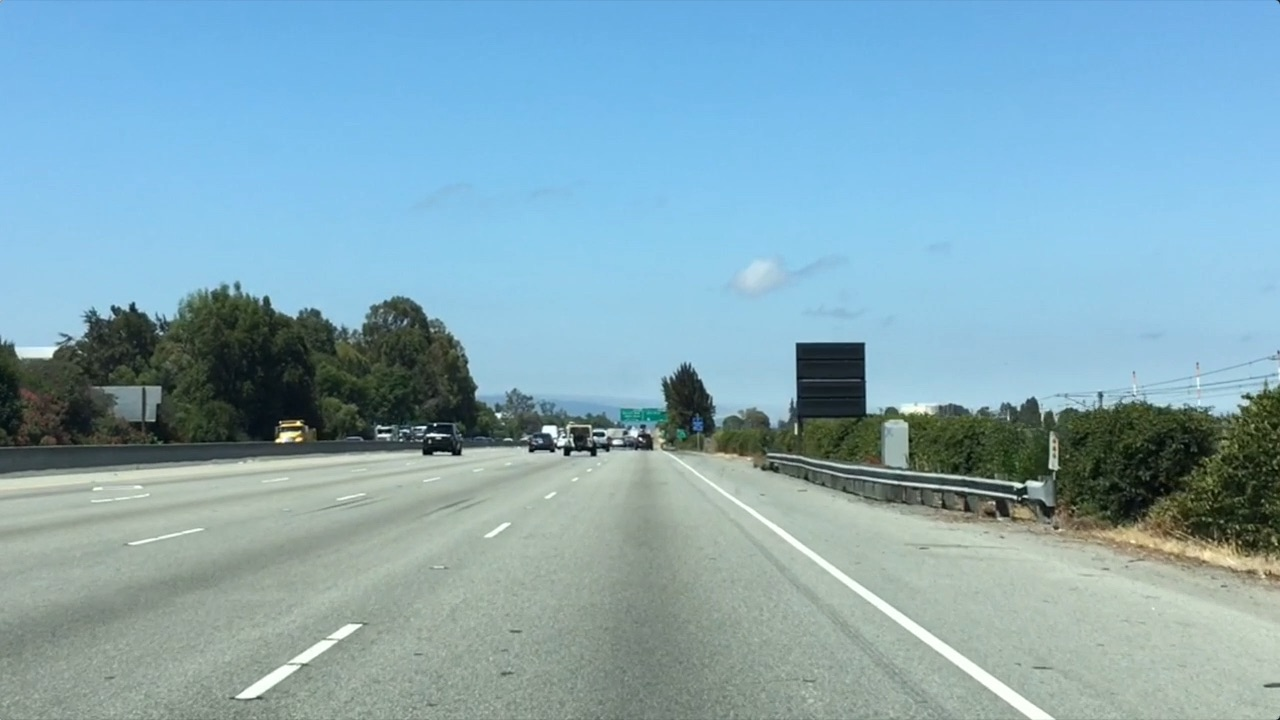
#> input picture test.jpg, 1280 x 720 px
$ jupyter execute Blog.ipynb   (shell and % lines are left out)
#> lines starting #> are read from the running program, lines starting #| are printed output that depends on the picture; after the words box and inside, x2 and y2 are one past the last pixel; in counts of white or black regions, pixels touching at a corner belong together
[cell 1]
import matplotlib.pyplot as plt
import matplotlib.image as mpimg
import numpy as np

image = (mpimg.imread('test.jpg')).astype('uint8')
#> image is the input picture: shape (720, 1280, 3); mean R, G, B 132, 168.5, 182.1
print('This image is: ',type(image),
         'with dimensions:', image.shape)
#| This image is:  <class 'numpy.ndarray'> with dimensions: (720, 1280, 3)

# Grab the x and y size and make a copy of the image
ysize = image.shape[0]
#> ysize = 720
xsize = image.shape[1]
#> xsize = 1280
color_select = np.copy(image)

# Define color selection criteria
###### MODIFY THESE VARIABLES TO MAKE YOUR COLOR SELECTION
red_threshold = 195
green_threshold = 195
blue_threshold = 195
######

rgb_threshold = [red_threshold, green_threshold, blue_threshold]

# Do a boolean or with the "|" character to identify
# pixels below the thresholds
thresholds = (image[:,:,0] < rgb_threshold[0]) \
            | (image[:,:,1] < rgb_threshold[1]) \
            | (image[:,:,2] < rgb_threshold[2])
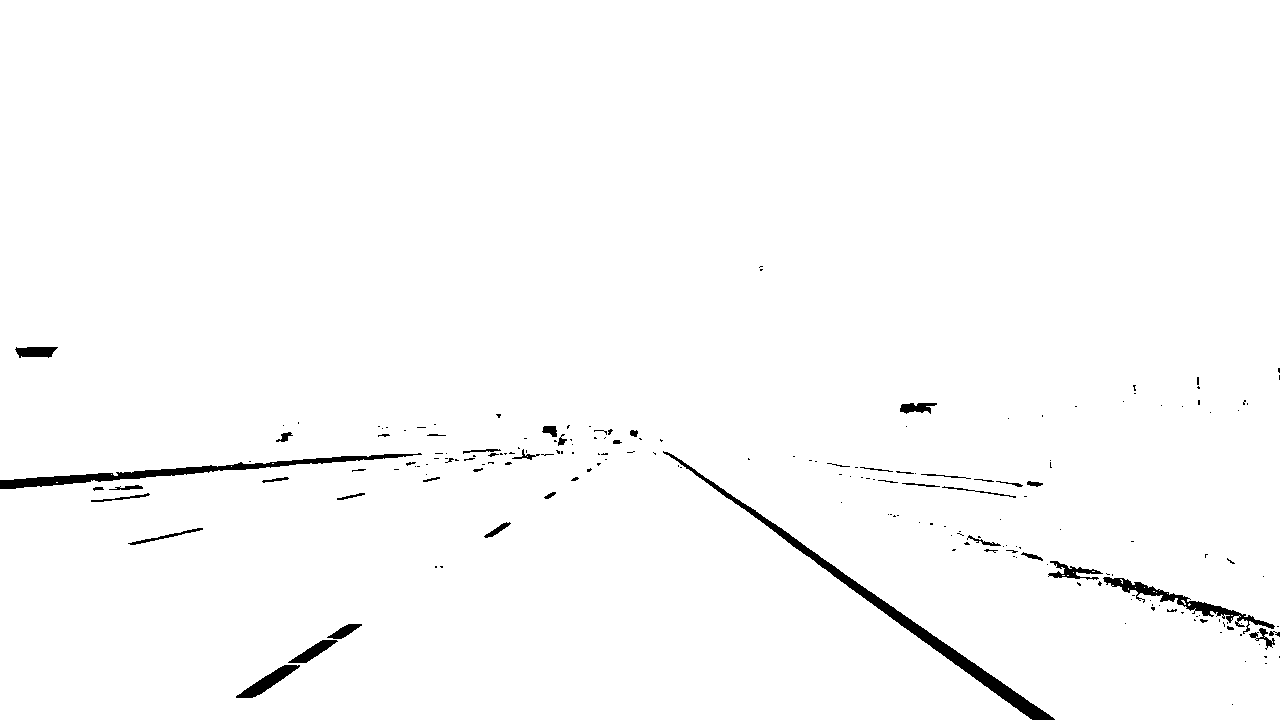
#> thresholds: shape (720, 1280) bool; 98.6% white; 198 black regions (149 under 20 px), largest, box (x1, y1, x2, y2) and area: (663, 451, 1055, 720) 3915, (0, 453, 422, 489) 2576, (1103, 577, 1275, 634) 1414
color_select[thresholds] = [0,0,0]
plt.imshow(color_select)
# Display the image
plt.imshow(color_select)

[cell 2]
import matplotlib.pyplot as plt
import matplotlib.image as mpimg
import numpy as np

# Read in the image and print out some stats
# Note: in the previous example we were reading a .jpg
# Here we read a .png and convert to 0,255 bytescale
image = mpimg.imread('test.jpg')

# Grab the x and y size and make a copy of the image
ysize = image.shape[0]
xsize = image.shape[1]
color_select = np.copy(image)
line_image = np.copy(image)

# Define color selection criteria
# MODIFY THESE VARIABLES TO MAKE YOUR COLOR SELECTION
red_threshold = 200
green_threshold = 200
blue_threshold = 200

rgb_threshold = [red_threshold, green_threshold, blue_threshold]

# Define the vertices of a triangular mask.
# Keep in mind the origin (x=0, y=0) is in the upper left
# MODIFY THESE VALUES TO ISOLATE THE REGION
# WHERE THE LANE LINES ARE IN THE IMAGE
left_bottom = [130, 719]
right_bottom = [1150, 719]
apex = [640, 400]

# Perform a linear fit (y=Ax+B) to each of the three sides of the triangle
# np.polyfit returns the coefficients [A, B] of the fit
fit_left = np.polyfit((left_bottom[0], apex[0]), (left_bottom[1], apex[1]), 1)
fit_right = np.polyfit((right_bottom[0], apex[0]), (right_bottom[1], apex[1]), 1)
fit_bottom = np.polyfit((left_bottom[0], right_bottom[0]), (left_bottom[1], right_bottom[1]), 1)


# Mask pixels below the threshold
color_thresholds = (image[:,:,0] < rgb_threshold[0]) | \
                    (image[:,:,1] < rgb_threshold[1]) | \
                    (image[:,:,2] < rgb_threshold[2])
#> color_thresholds: shape (720, 1280) bool; 99% white; 196 black regions (161 under 20 px), largest, box (x1, y1, x2, y2) and area: (663, 452, 1055, 720) 3799, (0, 473, 120, 486) 673, (236, 665, 300, 698) 665

# Find the region inside the lines
XX, YY = np.meshgrid(np.arange(0, xsize), np.arange(0, ysize))
region_thresholds = (YY > (XX*fit_left[0] + fit_left[1])) & \
                    (YY > (XX*fit_right[0] + fit_right[1])) & \
                    (YY < (XX*fit_bottom[0] + fit_bottom[1]))

# Mask color and region selection
color_select[color_thresholds | ~region_thresholds] = [0, 0, 0]
# Color pixels red where both color and region selections met
line_image[~color_thresholds & region_thresholds] = [255, 0, 0]
#> line_image: shape (720, 1280, 3); 0.59% of pixels changed, all inside (x1, y1, x2, y2) = (236, 430, 1054, 719)

# Display the image and show region and color selections
plt.imshow(image)
x = [left_bottom[0], right_bottom[0], apex[0], left_bottom[0]]
y = [left_bottom[1], right_bottom[1], apex[1], left_bottom[1]]
plt.plot(x, y, 'b--', lw=4)
plt.imshow(color_select)
plt.imshow(line_image)

[cell 3]
import matplotlib.pyplot as plt
import matplotlib.image as mpimg
import numpy as np
import cv2


image = mpimg.imread('test.jpg')
gray = cv2.cvtColor(image,cv2.COLOR_RGB2GRAY)
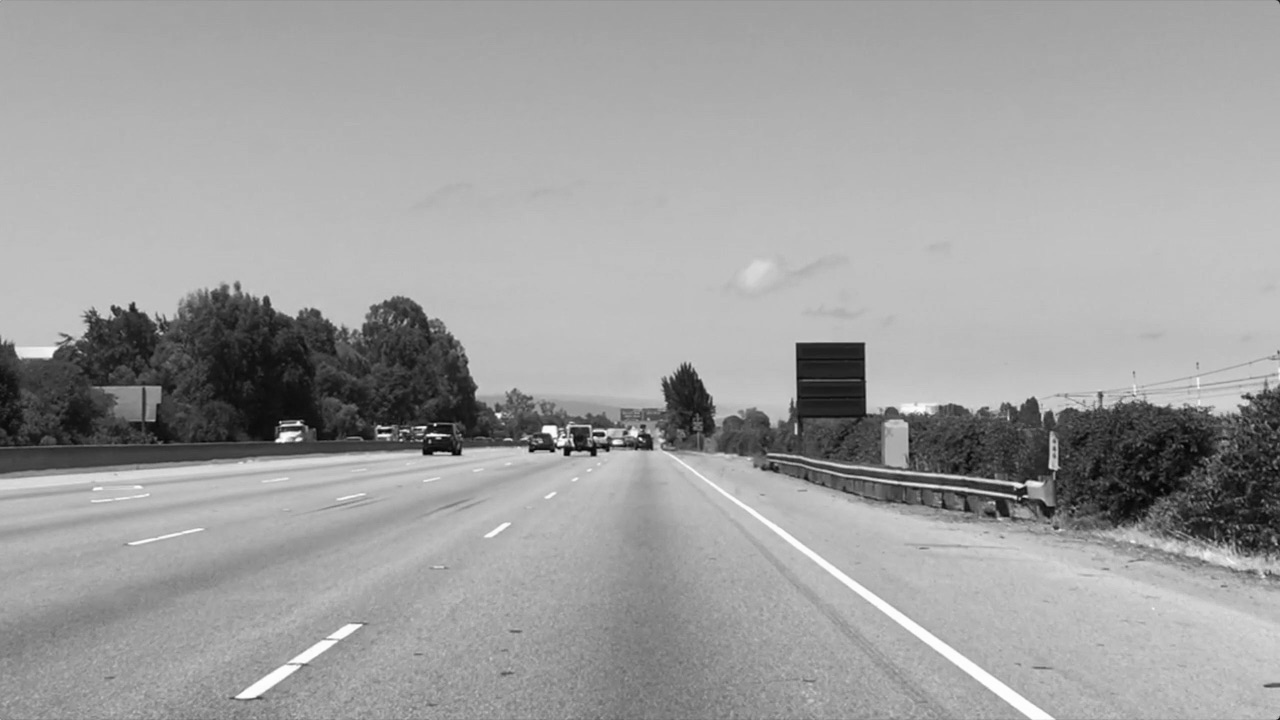
#> gray: shape (720, 1280); min 3, max 254, mean 159.1

# Define a kernel size for Gaussian smoothing / blurring
kernel_size = 5 # Must be an odd number (3, 5, 7...)
blur_gray = cv2.GaussianBlur(gray,(kernel_size, kernel_size),0)

# Define our parameters for Canny and run it
low_threshold = 50
high_threshold = 120
edges = cv2.Canny(blur_gray, low_threshold, high_threshold)
#> edges: shape (720, 1280); 2.6% white in thin lines or dots

# Display the image
plt.imshow(edges, cmap='Greys_r')

[cell 4]
import matplotlib.pyplot as plt
import matplotlib.image as mpimg
import numpy as np
import cv2


# Read in and grayscale the image
# Note: in the previous example we were reading a .jpg
# Here we read a .png and convert to 0,255 bytescale
image = mpimg.imread('test.jpg')
gray = cv2.cvtColor(image,cv2.COLOR_RGB2GRAY)

# Define a kernel size and apply Gaussian smoothing
kernel_size = 5
blur_gray = cv2.GaussianBlur(gray,(kernel_size, kernel_size),0)

# Define our parameters for Canny and apply
low_threshold = 50
high_threshold = 150
edges = cv2.Canny(blur_gray, low_threshold, high_threshold)
#> edges: shape (720, 1280); 2.2% white in thin lines or dots

# Next we'll create a masked edges image using cv2.fillPoly()
mask = np.zeros_like(edges)
ignore_mask_color = 255

# This time we are defining a four sided polygon to mask
imshape = image.shape
#> imshape = (720, 1280, 3)
vertices = np.array([[(0,imshape[0]),(450, 290), (490, 290), (imshape[1],imshape[0])]], dtype=np.int32)
cv2.fillPoly(mask, vertices, ignore_mask_color)
#> mask: shape (720, 1280); 30.8% white; 1 white region, box (x1, y1, x2, y2) and area: (1, 290, 1280, 720) 283990
masked_edges = cv2.bitwise_and(edges, mask)
#> masked_edges: shape (720, 1280); 0.67% white in thin lines or dots, all inside (x1, y1, x2, y2) = (104, 314, 1279, 720)

# Define the Hough transform parameters
# Make a blank the same size as our image to draw on
rho = 2 # distance resolution in pixels of the Hough grid
theta = np.pi/180 # angular resolution in radians of the Hough grid
threshold = 15     # minimum number of votes (intersections in Hough grid cell)
min_line_length = 40 #minimum number of pixels making up a line
max_line_gap = 20    # maximum gap in pixels between connectable line segments
line_image = np.copy(image)*0 # creating a blank to draw lines on
#> line_image: shape (720, 1280, 3); every value is 0

# Run Hough on edge detected image
# Output "lines" is an array containing endpoints of detected line segments
lines = cv2.HoughLinesP(masked_edges, rho, theta, threshold, np.array([]),
                            min_line_length, max_line_gap)
#> lines = 98 rows, first 6: [620, 416, 997, 680], [456, 448, 714, 439], [435, 438, 489, 436], [780, 536, 1030, 718], [542, 428, 713, 428], [621, 419, 825, 568]

# Iterate over the output "lines" and draw lines on a blank image
for line in lines:
    for x1,y1,x2,y2 in line:
        cv2.line(line_image,(x1,y1),(x2,y2),(255,0,0),10)
#> this loop made 98 passes
#> line on passes 1 to 12: [[620, 416, 997, 680]], [[456, 448, 714, 439]], [[435, 438, 489, 436]], [[780, 536, 1030, 718]], [[542, 428, 713, 428]], [[621, 419, 825, 568]], [[620, 415, 668, 448]], [[323, 440, 462, 423]], [[246, 703, 362, 625]], [[420, 425, 465, 429]], [[337, 429, 397, 425]], [[602, 412, 714, 414]]
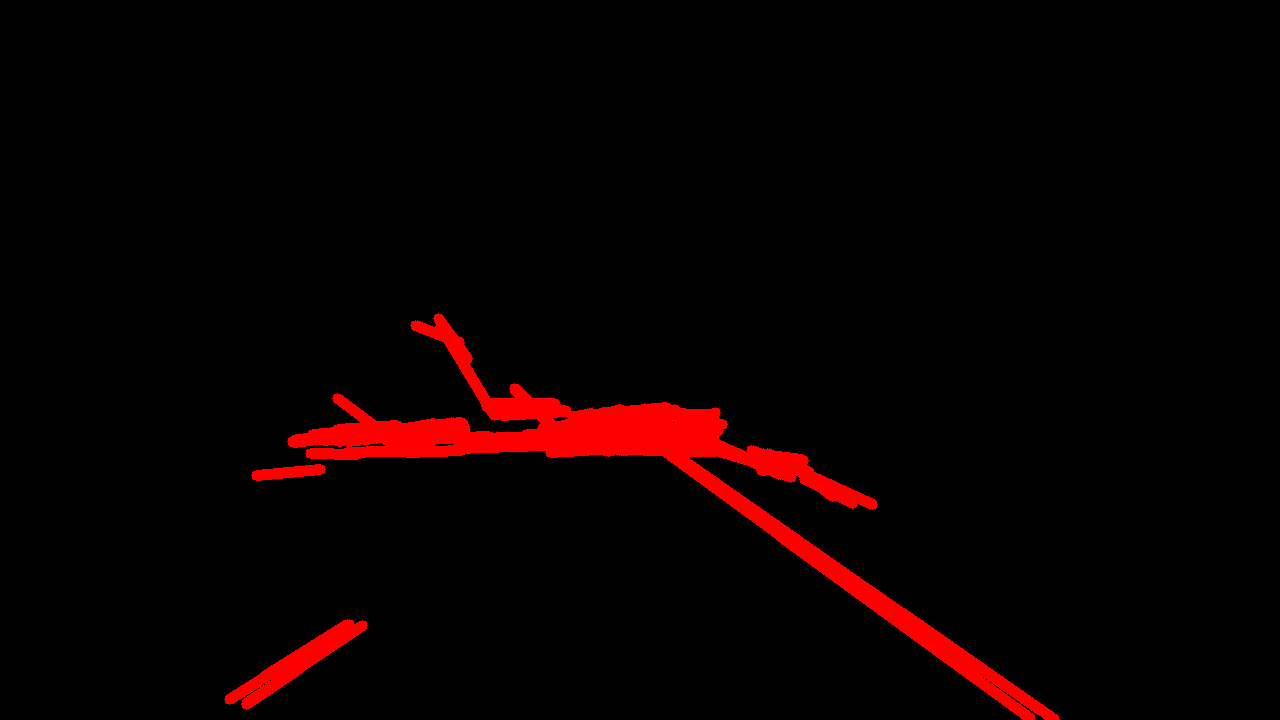
#> line_image: shape (720, 1280, 3); mean R, G, B 9.9, 0, 0

# Create a "color" binary image to combine with line image
color_edges = np.dstack((edges, edges, edges))
#> color_edges: shape (720, 1280, 3); 2.2% white in thin lines or dots

# Draw the lines on the edge image
lines_edges = cv2.addWeighted(color_edges, 0.8, line_image, 1, 0)
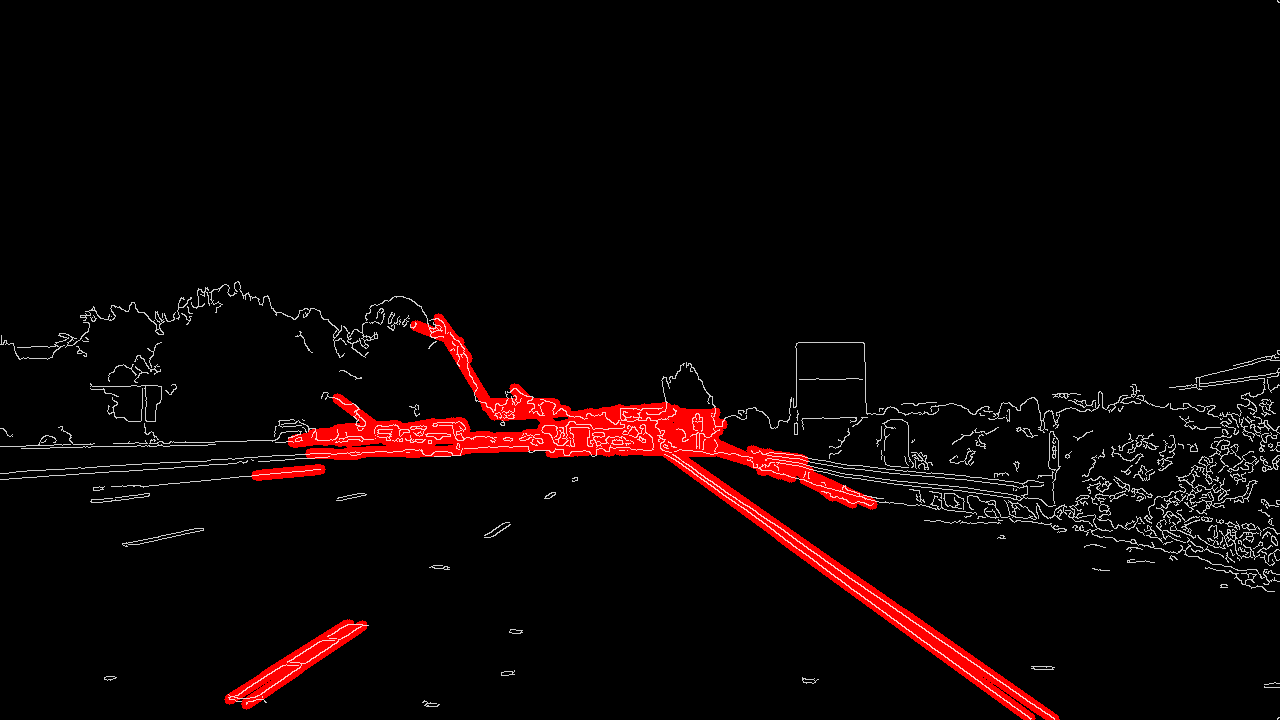
#> lines_edges: shape (720, 1280, 3); mean of channels 0, 1, 2 13.3, 4.5, 4.5; drawn as R, G, B
plt.imshow(lines_edges)

$ run again, with laneLines_thirdPass.jpg copied over test.jpg
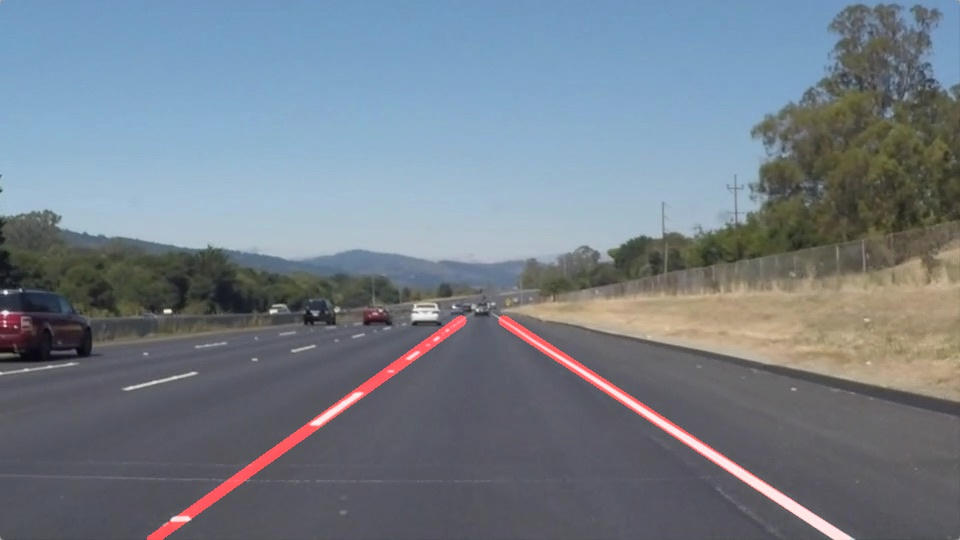
#> input picture laneLines_thirdPass.jpg, 960 x 540 px
#> image is the input picture: shape (540, 960, 3); mean R, G, B 116.1, 126, 136.5
#| This image is:  <class 'numpy.ndarray'> with dimensions: (540, 960, 3)
#> `thresholds = (image[:,:,0] < rgb_threshold[0]) \ | (image[:,:,1] < rgb..`:
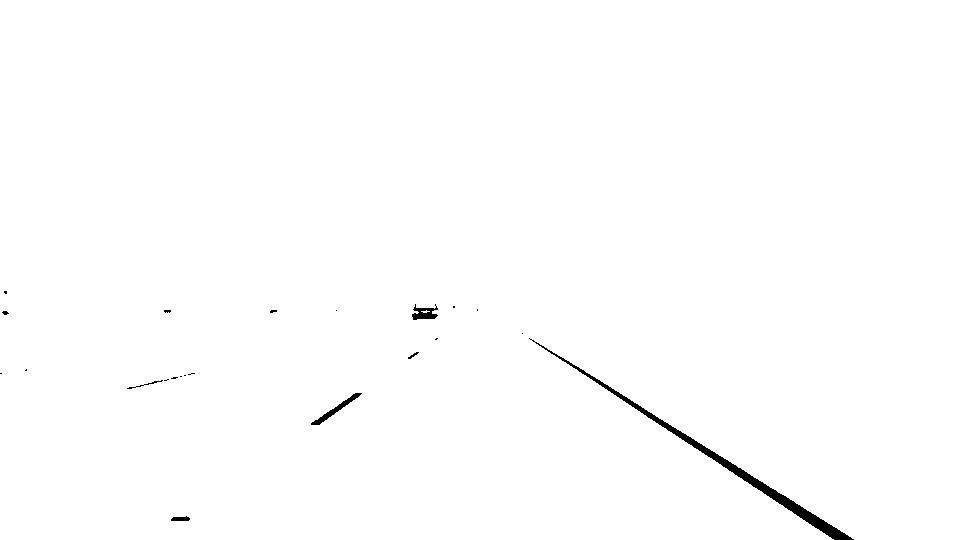
#> thresholds: shape (540, 960) bool; 99.4% white; 22 black regions (16 under 20 px), largest, box (x1, y1, x2, y2) and area: (529, 338, 854, 540) 2282, (311, 393, 362, 425) 278, (412, 304, 438, 320) 231, (171, 516, 190, 521) 72, (127, 380, 163, 389) 47, (408, 352, 419, 359) 26
#> color_thresholds: shape (540, 960) bool; 99.4% white; 26 black regions (21 under 20 px), largest, box (x1, y1, x2, y2) and area: (534, 341, 854, 540) 2207, (311, 393, 362, 425) 269, (412, 305, 438, 319) 211, (171, 517, 190, 521) 71, (408, 352, 418, 359) 21
#> mask: shape (540, 960); 24.2% white; 1 white region, box (x1, y1, x2, y2) and area: (1, 290, 960, 540) 125210
#> masked_edges: shape (540, 960); 0.58% white in thin lines or dots, all inside (x1, y1, x2, y2) = (146, 290, 855, 540)
#> lines = 38 rows, first 6: [463, 294, 854, 538], [354, 389, 475, 304], [459, 295, 831, 537], [163, 539, 258, 470], [232, 475, 355, 392], [245, 481, 318, 428]
#> the loop `for line in lines:` made 38 passes
#> color_edges: shape (540, 960, 3); 1.6% white in thin lines or dots
#> `lines_edges = cv2.addWeighted(color_edges, 0.8, line_image, 1, 0)`:
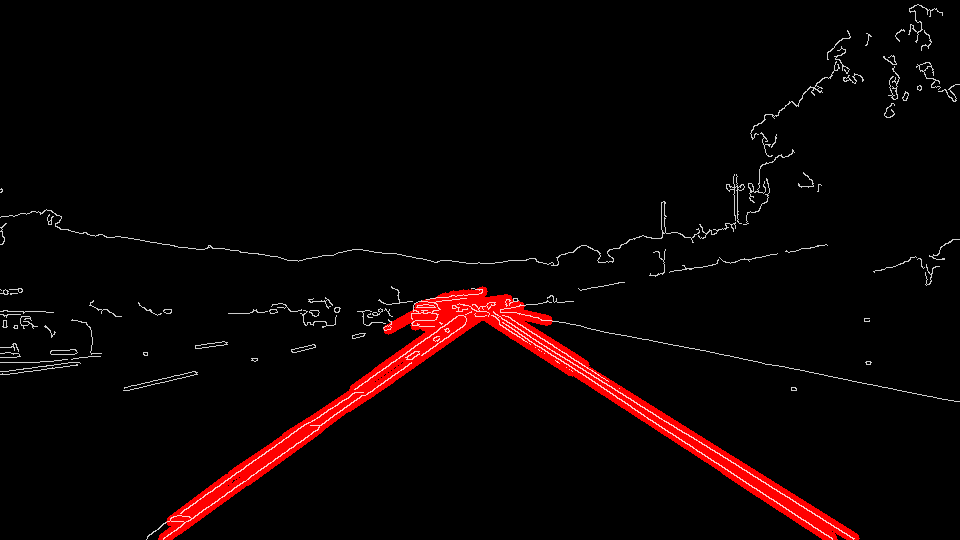
#> lines_edges: shape (540, 960, 3); mean of channels 0, 1, 2 11.9, 3.3, 3.3; drawn as R, G, B
